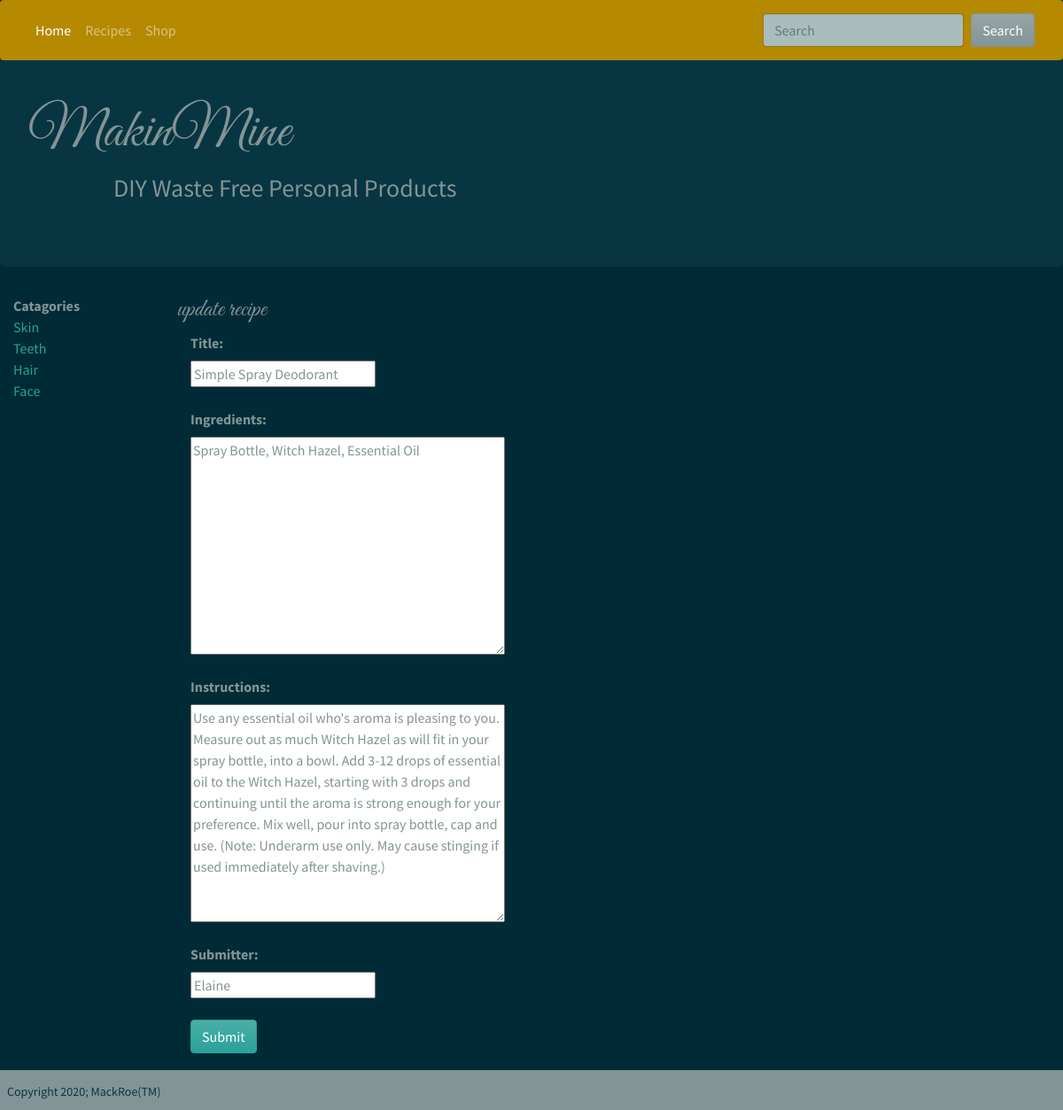
The app's page /simple-spray-deodorant/update with its own data.
### recipes/models.py (models this page shows, shortened)
class Recipe(models.Model):
    title = models.CharField(max_length=200, unique=True)
    pub_date = models.DateTimeField(auto_now_add=True)
    catagory = models.CharField(max_length=200, default='')
    ingredients = models.TextField(default='')
    instructions = models.TextField(default='')
    rating = models.IntegerField(default=0)
    slug = models.SlugField(null=True)
    submitter = models.CharField(max_length=200, default='')

### recipes/views.py (the view, shortened to what this page needs)
# urls.py: path('<str:slug>/update', RecipeUpdateView.as_view(), name='update_recipe'),
class RecipeUpdateView(UpdateView):
    model = Recipe
    template_name = 'update_recipe.html'
    form_class = RecipeForm

### recipes/forms.py
class RecipeForm(ModelForm):
    class Meta:
        model = Recipe
        fields = ['title', 'ingredients', 'instructions', 'submitter']

### recipes/templates/update_recipe.html (shortened to what this page needs)
{% extends 'base.html' %}
{% block content %}
<h2>
    update recipe
</h2>
<div class="col-md-8 pb-5">
    <form action='/update_recipe/' method='POST'>
        {% for field in form %}
            {{ field.label_tag }}<br />
            {{ field }}<br /><br />
        {% endfor %}
        <input type='submit' value='Submit' class="btn btn-success">
    </form>
</div>
{% endblock %}

### recipes/static/css/recipes.css (style rules this page uses)
html { font-size: 100%; }
h2 { font-family: 'Great Vibes', cursive; font-size: 28px; }

### records on screen
Recipe: form "Simple Spray Deodorant" "Spray Bottle, Witch Hazel, Essential Oil" "Use any essential oil who's aroma is pleasing to you. Measure out as much Witch Hazel as will fit in your spray bottle, into a bowl. Add 3-12 drops of essential oil to the Witch Hazel, starting with 3 drops and continuing until the aroma is strong enough for your preference. Mix well, pour into spray bottle, cap and use. (Note: Underarm use only. May cause stinging if used immediately after shaving.)" "Elaine"

### other values on screen
{{ field.label_tag }} "Title:" "Ingredients:" "Instructions:" "Submitter:"
